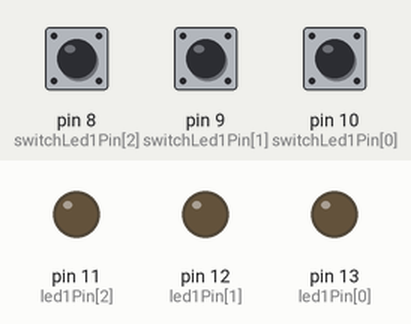
Simulated run of this sketch. Board: Arduino Uno, built with avr-gcc and run on an emulated ATmega328P. On the bench: output pins drawn as LEDs (lit = HIGH). The inputs (shaded band) are chosen by the test bench; at power-on: pin 8 (switchLed1Pin[2]) LOW, pin 9 (switchLed1Pin[1]) LOW, pin 10 (switchLed1Pin[0]) LOW.

Above: at 1.2 s.
1.3 s: pin 8 (switchLed1Pin[2]) pulled HIGH for 0.15 s
At 1.37 s:
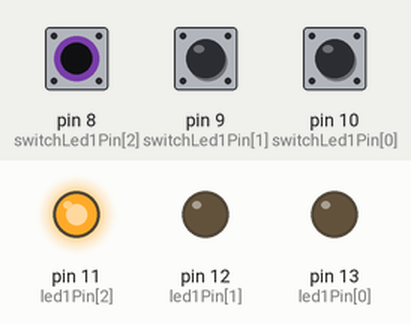
2.9 s: pin 9 (switchLed1Pin[1]) pulled HIGH for 0.15 s
At 2.97 s:
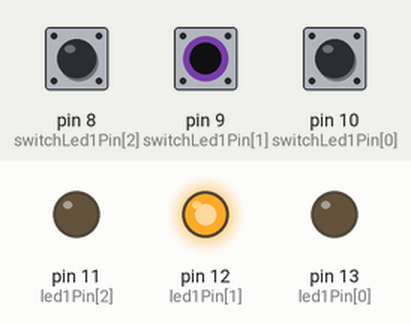
4.5 s: pin 10 (switchLed1Pin[0]) pulled HIGH for 0.15 s
At 4.57 s:
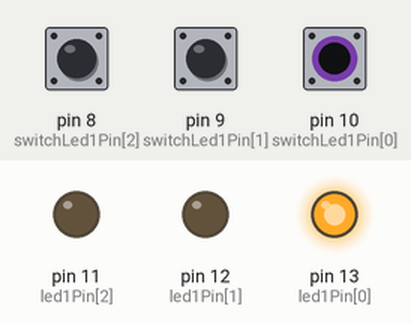
6.1 s: pin 10 (switchLed1Pin[0]) pulled HIGH for 3.2 s
At 9.6 s:
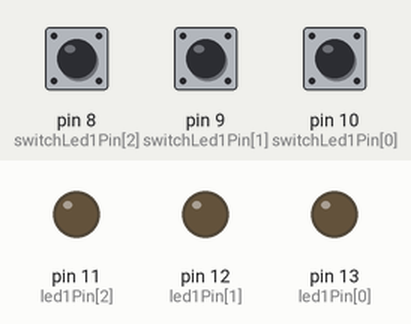
10.8 s: pin 8 (switchLed1Pin[2]) pulled HIGH for 3.2 s
At 11.9 s:
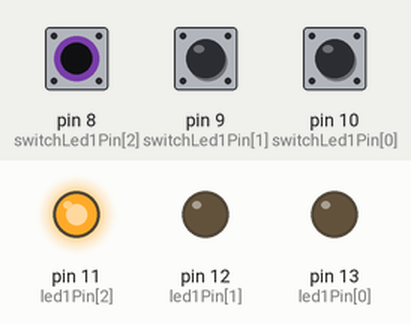
15.5 s: pin 8 (switchLed1Pin[2]) driven HIGH and pin 9 (switchLed1Pin[1]) driven HIGH
At 16.7 s:
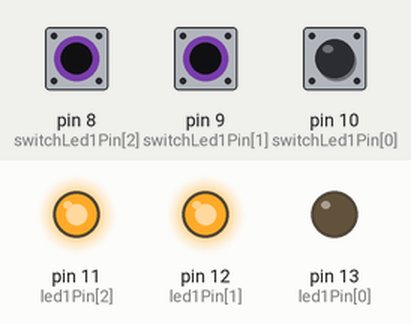
Timing chart, 0 to 18.0 s (numbered marks = the images above; inputs shaded):
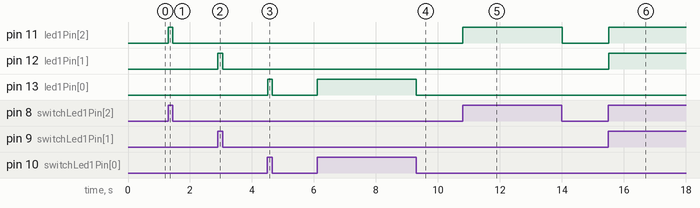

The sketch:

hw-7-rgb-led-switch.ino
```cpp
// cathode    -- r, g, b
int led1Pin[] = {13, 12, 11};
int switchLed1Pin[] = { 10, 9, 8};

void setup() {
  for (int i=0; i<3; i++) {
    pinMode(switchLed1Pin[i], INPUT);
    pinMode(led1Pin[i], OUTPUT);
  }
}

void loop() {
  for (int i=0; i<3; i++) {
    if (digitalRead(switchLed1Pin[i]) == HIGH) {
      digitalWrite(led1Pin[i], HIGH);
    } else {
      digitalWrite(led1Pin[i], LOW);
    }
  }

}
```

Measured:
- after the input at 1.3 s, pin 11 (led1Pin[2]): LOW → HIGH at once, → LOW 0.15 s later
- after the input at 2.9 s, pin 12 (led1Pin[1]): LOW → HIGH at once, → LOW 0.15 s later
- after the input at 4.5 s, pin 13 (led1Pin[0]): LOW → HIGH at once, → LOW 0.15 s later
- after the input at 6.1 s, pin 13 (led1Pin[0]): LOW → HIGH at once, → LOW 3.2 s later
- after the input at 10.8 s, pin 11 (led1Pin[2]): LOW → HIGH at once, → LOW 3.2 s later
- after the input at 15.5 s, pin 11 (led1Pin[2]), pin 12 (led1Pin[1]): LOW → HIGH at once
